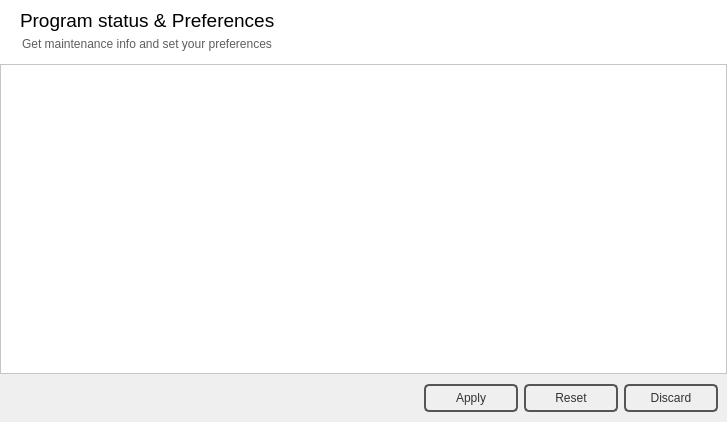
<?xml version="1.0" encoding="UTF-8"?>
<ui version="4.0">
 <class>systemwindow</class>
 <widget class="QWidget" name="systemwindow">
  <property name="geometry">
   <rect>
    <x>0</x>
    <y>0</y>
    <width>727</width>
    <height>422</height>
   </rect>
  </property>
  <property name="windowTitle">
   <string>Form</string>
  </property>
  <layout class="QHBoxLayout" name="horizontalLayout">
   <property name="spacing">
    <number>0</number>
   </property>
   <property name="leftMargin">
    <number>0</number>
   </property>
   <property name="topMargin">
    <number>0</number>
   </property>
   <property name="rightMargin">
    <number>0</number>
   </property>
   <property name="bottomMargin">
    <number>0</number>
   </property>
   <item>
    <widget class="QFrame" name="frame_2">
     <property name="frameShape">
      <enum>QFrame::NoFrame</enum>
     </property>
     <property name="frameShadow">
      <enum>QFrame::Raised</enum>
     </property>
     <property name="lineWidth">
      <number>0</number>
     </property>
     <layout class="QVBoxLayout" name="verticalLayout">
      <property name="spacing">
       <number>0</number>
      </property>
      <property name="leftMargin">
       <number>0</number>
      </property>
      <property name="topMargin">
       <number>0</number>
      </property>
      <property name="rightMargin">
       <number>0</number>
      </property>
      <property name="bottomMargin">
       <number>0</number>
      </property>
      <item>
       <widget class="QFrame" name="frame_3">
        <property name="sizePolicy">
         <sizepolicy hsizetype="Minimum" vsizetype="Preferred">
          <horstretch>0</horstretch>
          <verstretch>0</verstretch>
         </sizepolicy>
        </property>
        <property name="minimumSize">
         <size>
          <width>0</width>
          <height>64</height>
         </size>
        </property>
        <property name="maximumSize">
         <size>
          <width>16777215</width>
          <height>64</height>
         </size>
        </property>
        <property name="styleSheet">
         <string notr="true">background-color: rgb(255, 255, 255);</string>
        </property>
        <property name="frameShape">
         <enum>QFrame::NoFrame</enum>
        </property>
        <property name="frameShadow">
         <enum>QFrame::Raised</enum>
        </property>
        <property name="lineWidth">
         <number>0</number>
        </property>
        <widget class="QLabel" name="label">
         <property name="geometry">
          <rect>
           <x>20</x>
           <y>10</y>
           <width>261</width>
           <height>21</height>
          </rect>
         </property>
         <property name="font">
          <font>
           <family>Segoe UI</family>
           <pointsize>14</pointsize>
          </font>
         </property>
         <property name="text">
          <string>Program status &amp; Preferences</string>
         </property>
        </widget>
        <widget class="QLabel" name="label_2">
         <property name="geometry">
          <rect>
           <x>22</x>
           <y>36</y>
           <width>391</width>
           <height>16</height>
          </rect>
         </property>
         <property name="styleSheet">
          <string notr="true">color: rgb(94, 94, 94);</string>
         </property>
         <property name="text">
          <string>Get maintenance info and set your preferences</string>
         </property>
        </widget>
       </widget>
      </item>
      <item>
       <widget class="QFrame" name="frame_4">
        <property name="styleSheet">
         <string notr="true">QScrollBar:horizontal {
	background-color: white;
    height: 14px;
    margin: 0px 20px 0px 20px;
}

QScrollBar::handle:horizontal {
	background-color: rgb(195, 195, 195);
    min-width: 20px;
}

QScrollBar::add-line:horizontal {
	border-image: url(:/images/scroll_right.png);
    width: 16px;
    subcontrol-position: right;
    subcontrol-origin: margin;
}

QScrollBar::sub-line:horizontal {
	border-image: url(:/images/scroll_left.png);
    width: 16px;
    subcontrol-position: left;
    subcontrol-origin: margin;
}

QScrollBar:vertical {
	width:14px;
	background-color: white;
	margin: 20px 0px 20px 0px;
}

QScrollBar::handle:vertical {
	background-color: rgb(195, 195, 195);
    min-height: 15px;
}

QScrollBar::add-line:vertical {
	border-image: url(:/images/scroll_down.png);
    height: 16px;
    subcontrol-position: bottom;
    subcontrol-origin: margin;
}

QScrollBar::sub-line:vertical {
	border-image: url(:/images/scroll_up.png);
    height: 16px;
    subcontrol-position: top;
    subcontrol-origin: margin;
}</string>
        </property>
        <property name="frameShape">
         <enum>QFrame::NoFrame</enum>
        </property>
        <property name="frameShadow">
         <enum>QFrame::Raised</enum>
        </property>
        <layout class="QVBoxLayout" name="verticalLayout_2">
         <property name="spacing">
          <number>0</number>
         </property>
         <property name="leftMargin">
          <number>0</number>
         </property>
         <property name="topMargin">
          <number>0</number>
         </property>
         <property name="rightMargin">
          <number>0</number>
         </property>
         <property name="bottomMargin">
          <number>0</number>
         </property>
         <item>
          <widget class="QFrame" name="frame">
           <property name="styleSheet">
            <string notr="true">background-color: rgb(255, 255, 255);</string>
           </property>
           <property name="frameShape">
            <enum>QFrame::StyledPanel</enum>
           </property>
           <property name="frameShadow">
            <enum>QFrame::Raised</enum>
           </property>
          </widget>
         </item>
         <item>
          <widget class="QFrame" name="frame_5">
           <property name="minimumSize">
            <size>
             <width>0</width>
             <height>48</height>
            </size>
           </property>
           <property name="maximumSize">
            <size>
             <width>16777215</width>
             <height>48</height>
            </size>
           </property>
           <property name="styleSheet">
            <string notr="true">QPushButton {
color: #333;
border: 2px solid #555;
border-radius: 5px;
padding: 5px;
background: qradialgradient(cx: 0.3, cy: -0.4,
fx: 0.3, fy: -0.4,
radius: 1.35, stop: 0 #fff, stop: 1 #888);
min-width: 80px;
}

QPushButton:hover {
background: qradialgradient(cx: 0.3, cy: -0.4,
fx: 0.3, fy: -0.4,
radius: 1.35, stop: 0 #fff, stop: 1 #bbb);
}

QPushButton:pressed {
background: qradialgradient(cx: 0.4, cy: -0.1,
fx: 0.4, fy: -0.1,
radius: 1.35, stop: 0 #fff, stop: 1 #ddd);
}

#frame_5 {
border: none;
background: qlineargradient(x1: 0, y1: 0, x2: 0, y2: 1,
stop: 0.08 #7a7a7a,
stop: 0.39999 #717171, stop: 0.4 #626262,
stop: 0.9 #4c4c4c, stop: 1 #333333);
}

QComboBox {
color: #333;
border: 2px solid #555;
border-radius: 5px;
padding: 5px;
background: qradialgradient(cx: 0.3, cy: -0.4,
fx: 0.3, fy: -0.4,
radius: 1.35, stop: 0 #fff, stop: 1 #888);
min-width: 80px;
}

QComboBox::drop-down {
	subcontrol-origin: padding;
	subcontrol-position: top right;
	width: 25px;
 
	border-top-right-radius: 3px;
	border-bottom-right-radius: 3px;
}

QComboBox::down-arrow {
	image: url(:/images/cmbbox_arrow.png);
}

QComboBox:hover {
background: qradialgradient(cx: 0.3, cy: -0.4,
fx: 0.3, fy: -0.4,
radius: 1.35, stop: 0 #fff, stop: 1 #bbb);
}

QComboBox:pressed {
background: qradialgradient(cx: 0.4, cy: -0.1,
fx: 0.4, fy: -0.1,
radius: 1.35, stop: 0 #fff, stop: 1 #ddd);
}

QLineEdit {
color: #333;
border: 2px solid #555;
border-radius: 5px;
padding: 5px;
background: qradialgradient(cx: 0.3, cy: -0.4,
fx: 0.3, fy: -0.4,
radius: 1.35, stop: 0 #eee, stop: 1 #ddd);
min-width: 80px;
}

QLineEdit:hover {
background-color: rgb(255, 255, 255);
}

QLineEdit:pressed {
background: qradialgradient(cx: 0.4, cy: -0.1,
fx: 0.4, fy: -0.1,
radius: 1.35, stop: 0 #fff, stop: 1 #ddd);
}
</string>
           </property>
           <property name="frameShape">
            <enum>QFrame::NoFrame</enum>
           </property>
           <property name="frameShadow">
            <enum>QFrame::Raised</enum>
           </property>
           <layout class="QHBoxLayout" name="horizontalLayout_2">
            <property name="spacing">
             <number>6</number>
            </property>
            <property name="leftMargin">
             <number>9</number>
            </property>
            <property name="topMargin">
             <number>0</number>
            </property>
            <property name="rightMargin">
             <number>9</number>
            </property>
            <property name="bottomMargin">
             <number>0</number>
            </property>
            <item>
             <widget class="QFrame" name="frame_6">
              <property name="styleSheet">
               <string notr="true">border: none;
background: qlineargradient(x1: 0, y1: 0, x2: 0, y2: 1,
stop: 0.08 #7f7f7f,
stop: 0.39999 #717171, stop: 0.4 #626262,
stop: 0.9 #4c4c4c, stop: 1 #333333);
</string>
              </property>
              <property name="frameShape">
               <enum>QFrame::NoFrame</enum>
              </property>
              <property name="frameShadow">
               <enum>QFrame::Raised</enum>
              </property>
             </widget>
            </item>
            <item>
             <widget class="QPushButton" name="pushButton_3">
              <property name="minimumSize">
               <size>
                <width>94</width>
                <height>0</height>
               </size>
              </property>
              <property name="maximumSize">
               <size>
                <width>85</width>
                <height>16777215</height>
               </size>
              </property>
              <property name="toolTip">
               <string>Apply modifies settings</string>
              </property>
              <property name="text">
               <string>Apply</string>
              </property>
             </widget>
            </item>
            <item>
             <widget class="QPushButton" name="pushButton_2">
              <property name="minimumSize">
               <size>
                <width>94</width>
                <height>0</height>
               </size>
              </property>
              <property name="maximumSize">
               <size>
                <width>85</width>
                <height>16777215</height>
               </size>
              </property>
              <property name="toolTip">
               <string>Reset all settings to their default values</string>
              </property>
              <property name="text">
               <string>Reset</string>
              </property>
             </widget>
            </item>
            <item>
             <widget class="QPushButton" name="pushButton">
              <property name="minimumSize">
               <size>
                <width>94</width>
                <height>0</height>
               </size>
              </property>
              <property name="maximumSize">
               <size>
                <width>85</width>
                <height>16777215</height>
               </size>
              </property>
              <property name="toolTip">
               <string>Discard changes to settings</string>
              </property>
              <property name="styleSheet">
               <string notr="true"/>
              </property>
              <property name="text">
               <string>Discard</string>
              </property>
             </widget>
            </item>
           </layout>
          </widget>
         </item>
        </layout>
       </widget>
      </item>
     </layout>
    </widget>
   </item>
  </layout>
 </widget>
 <resources>
  <include location="pms_resources.qrc"/>
 </resources>
 <connections/>
</ui>
